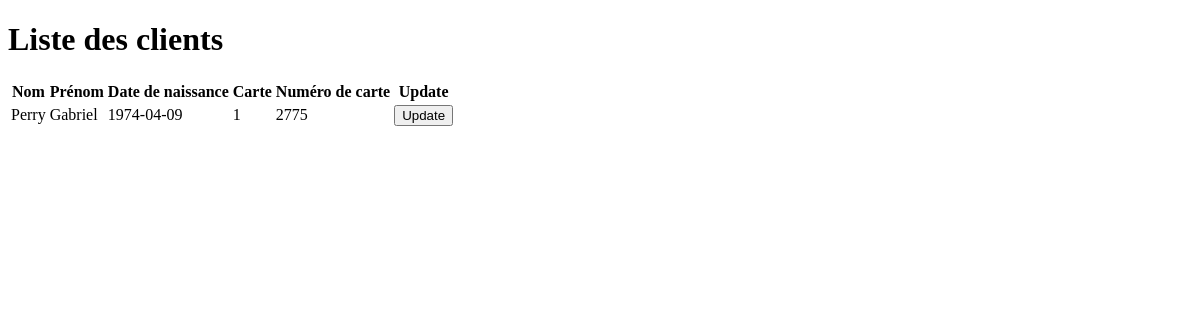
Before: / with the older database file.
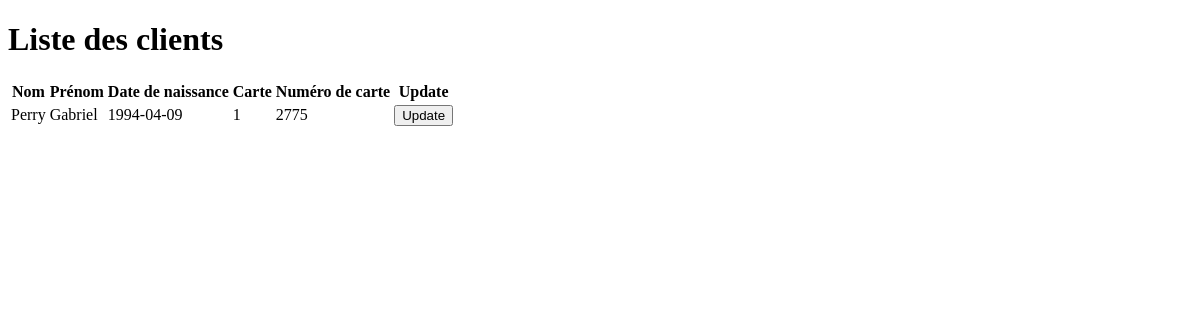
After: the same page with the newer database file.
### tables this page shows
CREATE TABLE `clients` (
  `id` smallint(5) UNSIGNED NOT NULL,
  `lastName` varchar(45) NOT NULL,
  `firstName` varchar(45) NOT NULL,
  `birthDate` date NOT NULL,
  `card` tinyint(1) NOT NULL,
  `cardNumber` int(10) UNSIGNED DEFAULT NULL
);

### index.php (called while the page is built)
<?php
require 'clients.php';
?>

### clients.php (the view, shortened to what this page needs)
<?php
include('./config.php');
try {
    $database = new PDO($url, $_ENV["DB_USER"], $_ENV["DB_PASS"]);
    $database->setAttribute(PDO::ATTR_ERRMODE, PDO::ERRMODE_EXCEPTION);
    $statement = $database->query("SELECT * FROM clients WHERE id = 22");
    $clients = [];
    while ($row = $statement->fetch(PDO::FETCH_ASSOC)) {
      $clients[] = $row;
    }
  } catch (PDOException $error) {
    print_r($error->getMessage());
  }
?>
<!DOCTYPE html>
<html lang="en">
<head>
</head>
<body>
<h1>Liste des clients</h1>
  <table>
    <thead>
      <tr>
        <th>
          Nom
        </th>
        <th>
          Prénom
        </th>
        <th>
          Date de naissance
        </th>
        <th>
          Carte
        </th>
        <th>
         Numéro de carte
        </th>
        <th>
          Update
        </th>
      </tr>
    </thead>
    <tbody>
        <?php
        foreach ($clients as $client) {
        ?>
        <form action="./update_client.php" method="POST">
          <tr>
            <td><?php echo $client['lastName'] ?></td>
            <td><?php echo $client['firstName'] ?></td>
            <td><?php echo $client['birthDate'] ?></td>
            <td><?php echo $client['card'] ?></td>
            <td><?php echo $client['cardNumber'] ?></td>
            <td> <input type="submit" name="update" value="Update">
            </td>
        </tr>
      </form>
    <?php }
    ?>
    </tbody>
  </table>
</body>
</html>

Changed rows visible on the page:
changed clients "Perry": birthDate "1974-04-09" → "1994-04-09"
